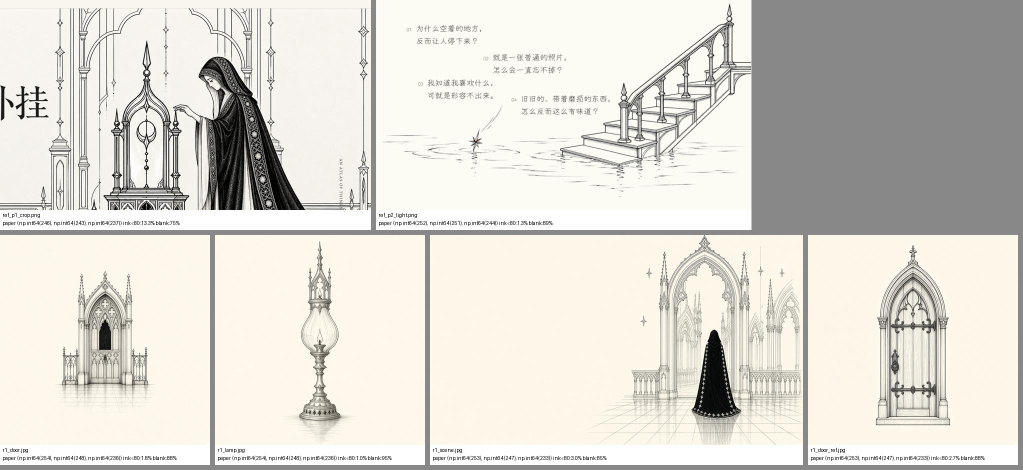
#> input picture 视觉研究/AIGC风格提示词/对比图/sheet_r1.jpg, 2046 x 940 px, given in place of ref_p1_crop.png, which was not available (shown at 1/2 size)
$ python sheet.py out.png
#> lines starting #> are read from the running program, lines starting #| are printed output that depends on the picture; pictures that were not available may be replaced by others from this repository, and a replacement may not be noted
import sys
from PIL import Image,ImageDraw
import numpy as np
out=sys.argv[1]; files=sys.argv[2:]
refs=['ref_p1_crop.png','ref_p2_light.png']
H=420
def stat(f):
  a=np.asarray(Image.open(f).convert('L'));bg=np.median(a)
  rgb=np.asarray(Image.open(f).convert('RGB')).reshape(-1,3);c=np.median(rgb,0).astype(int)
  return f"paper {tuple(c)} ink<80:{(a<80).mean()*100:.1f}% blank:{(abs(a.astype(int)-bg)<12).mean()*100:.0f}%"
ims=[]
for f in refs+files:
  im=Image.open(f).convert('RGB');im=im.resize((int(im.width*H/im.height),H));
#> further down, im is the input picture: PIL image 2046x940 RGB; mean R, G, B 219.3, 216.3, 209.2
#> after `im = im.resize((int(im.width * H / im.height), H))`:
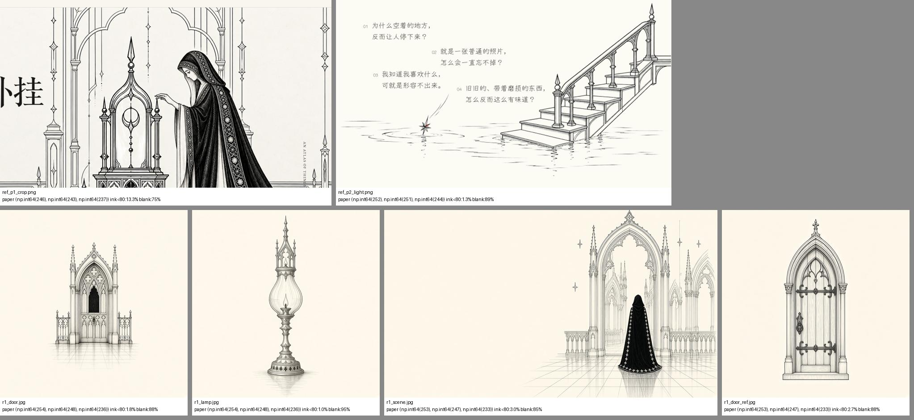
#> im: PIL image 914x420 RGB; mean R, G, B 219.3, 216.2, 209.1
  c=Image.new('RGB',(im.width,H+40),'white');c.paste(im,(0,0));d=ImageDraw.Draw(c);d.text((5,H+4),f,fill='black');d.text((5,H+20),stat(f),fill='black');ims.append(c)
#> after `c = Image.new('RGB', (im.width, H + 40), 'white')`: c: PIL image 914x460 RGB; every value is 255
#> after `c.paste(im, (0, 0))`:
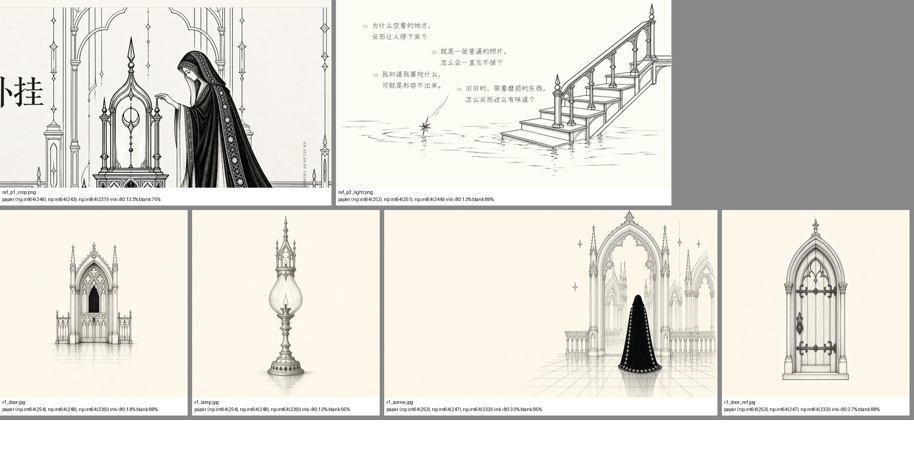
#> c: PIL image 914x460 RGB; mean R, G, B 222.4, 219.6, 213.1
#> in stat, `bg = np.median(a)`: bg = 247
#> in stat, `c = np.median(rgb, 0).astype(int)`: c = [252, 246, 235]
#> pass 2 of the loop `for f in refs+files:`:
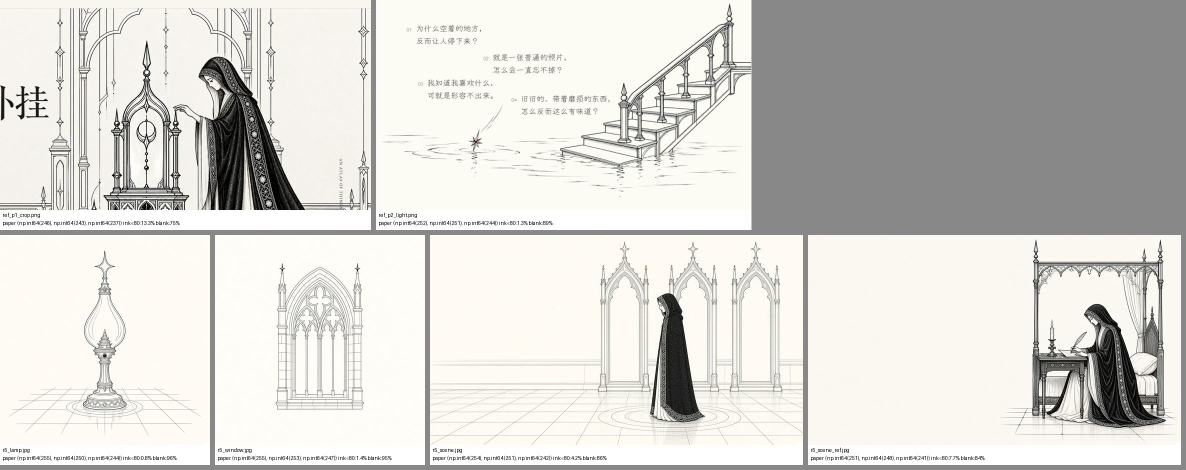
#> input picture 视觉研究/AIGC风格提示词/对比图/sheet_r5.jpg, 2372 x 940 px, given in place of ref_p2_light.png, which was not available (shown at 1/2 size)
#> im is the input picture: PIL image 2372x940 RGB; mean R, G, B 213.3, 212, 207.7
#> `im = im.resize((int(im.width * H / im.height), H))`:
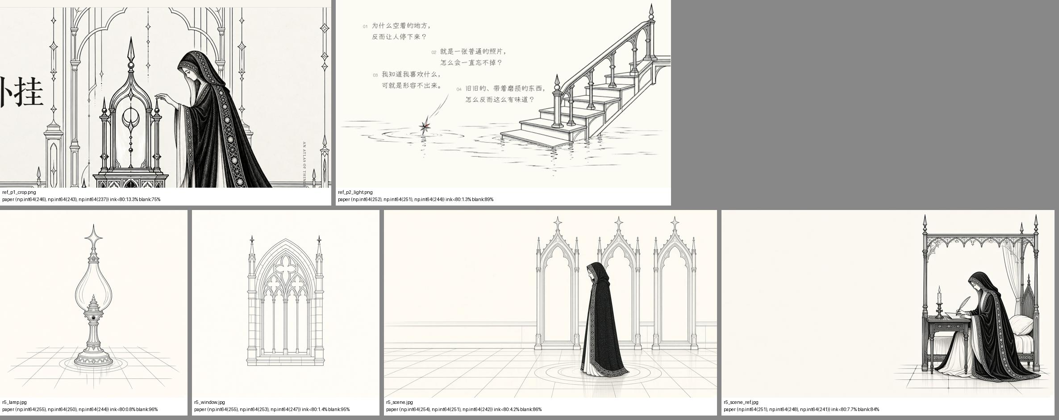
#> im: PIL image 1059x420 RGB; mean R, G, B 213.3, 211.9, 207.7
#> `c.paste(im, (0, 0))`:
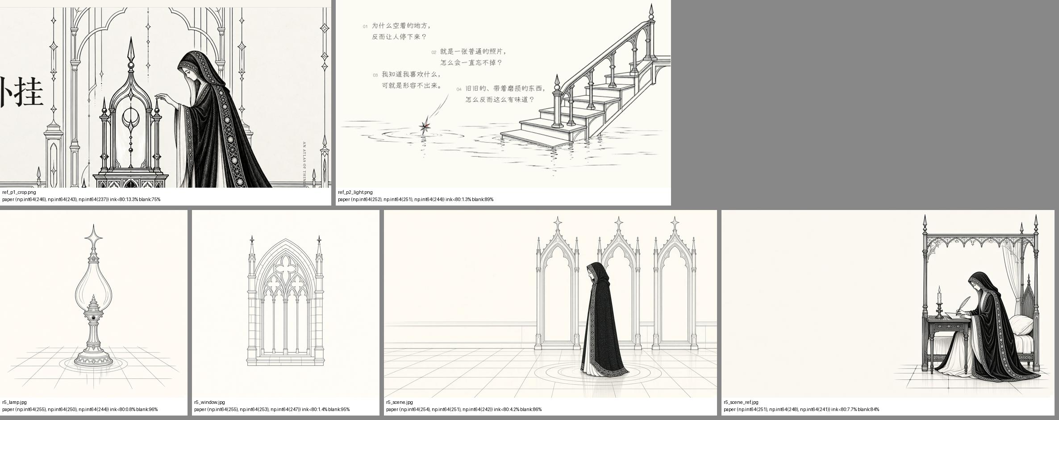
#> c: PIL image 1059x460 RGB; mean R, G, B 216.9, 215.7, 211.8
#> a: shape (940, 2372)
rows=[ims[:2],ims[2:]]
W=max(sum(i.width for i in r)+10*len(r) for r in rows)
#> W = 1993
S=Image.new('RGB',(W,(H+50)*2),'#888')
#> S: PIL image 1993x940 RGB; every value is 136
y=0
for r in rows:
  x=0
  for i in r:S.paste(i,(x,y));x+=i.width+10
  y+=H+50
#> this loop made 2 passes
#> y on pass 1: 470
#> (r, y) on pass 2: ([], 940)
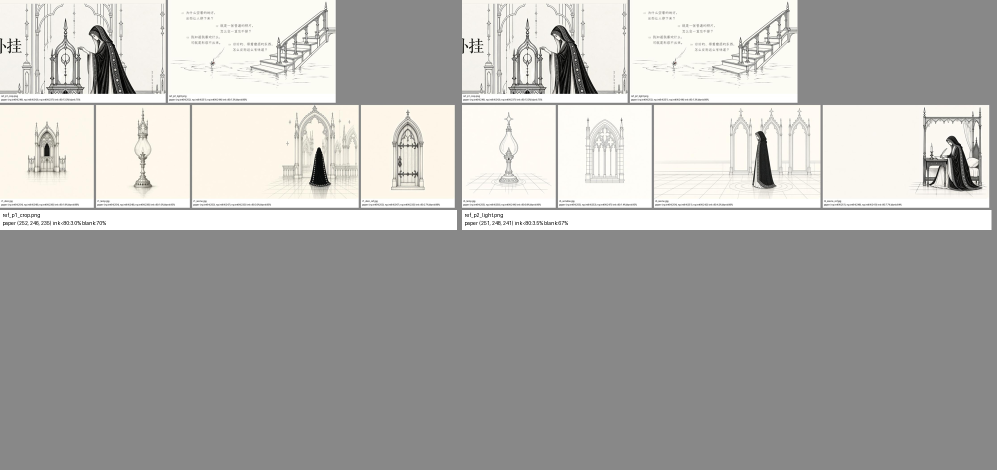
#> S: PIL image 1993x940 RGB (shown at 1/2 size); mean R, G, B 176.3, 175.3, 172.8
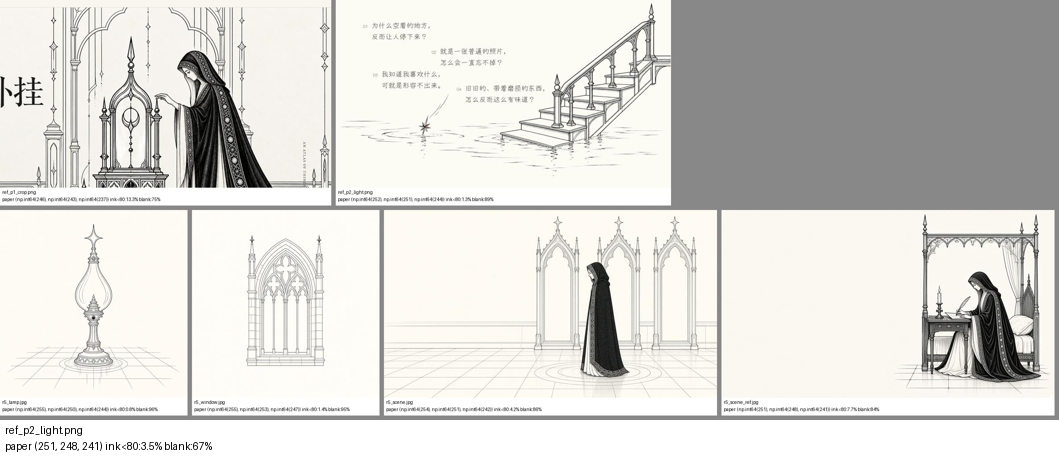
#> i: PIL image 1059x460 RGB; mean R, G, B 216.6, 215.4, 211.5
#> after the loop, y = 940
S.save(out);print(out)
#| out.png
for f in refs+files:print(f,stat(f))
#> pass 2 of the loop `for f in refs+files:print(f,stat(f))`:
